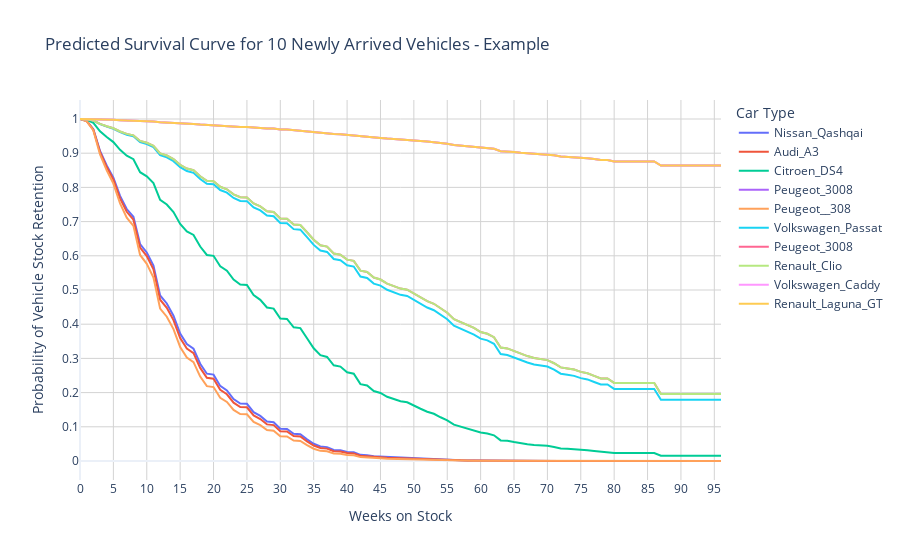

The code cell stored with this chart in its notebook:
### Markdown cell above
### 5. Best Model Predictions on the Test Dataset

### Code cell
# Load the best model
best_model = joblib.load("best_survival_model.pkl")

# Predict on test set and compute survival probabilities
y_pred = best_model.predict(X_test)  
y_pred_surv_prob = best_model.predict_survival_function(X_test, return_array=True)

# Compute the concordance index
c_index = concordance_index_censored(y_test["Status"], y_test["Time"], y_pred)[0]
print(f"Concordance Index on the test dataset: {c_index:.4f}")

# Restore Car_Type column from one-hot encoded features
cars_columns = [col for col in X_test.columns if col.startswith("Cars=")]
X_test["Car_Type"] = X_test[cars_columns].idxmax(axis=1).str.replace("Cars=", "")

# Create a survival probability dataframe
df_surv = pd.DataFrame(y_pred_surv_prob, columns=[f"Week {i+1}" for i in range(y_pred_surv_prob.shape[1])])
df_surv.insert(0, "Car_Type", X_test["Car_Type"].values)  # Insert car names


# Plot survival curves for the first 10 cars
fig = go.Figure()

for i in range(min(10, len(X_test))):
    fig.add_trace(go.Scatter(
        x=time_points, 
        y=y_pred_surv_prob[i], 
        mode='lines', 
        name=df_surv["Car_Type"].iloc[i], 
        hovertemplate="Car Type: " + df_surv["Car_Type"].iloc[i] + "<br>Weeks on Stock: %{x}<br>Probability: %{y:.2f}"
    ))

fig.update_layout(
    title="Predicted Survival Curve for 10 Newly Arrived Vehicles - Example",
    xaxis_title="Weeks on Stock",
    yaxis_title="Probability of Vehicle Stock Retention",
    legend_title="Car Type",
    xaxis=dict(dtick=5, gridcolor='lightgray'),
    yaxis=dict(dtick=0.1, gridcolor='lightgray'),
    template="plotly_white"
)

fig.show()

# Remove Car_Type from X_test
X_test.drop(columns=["Car_Type"], inplace=True)
